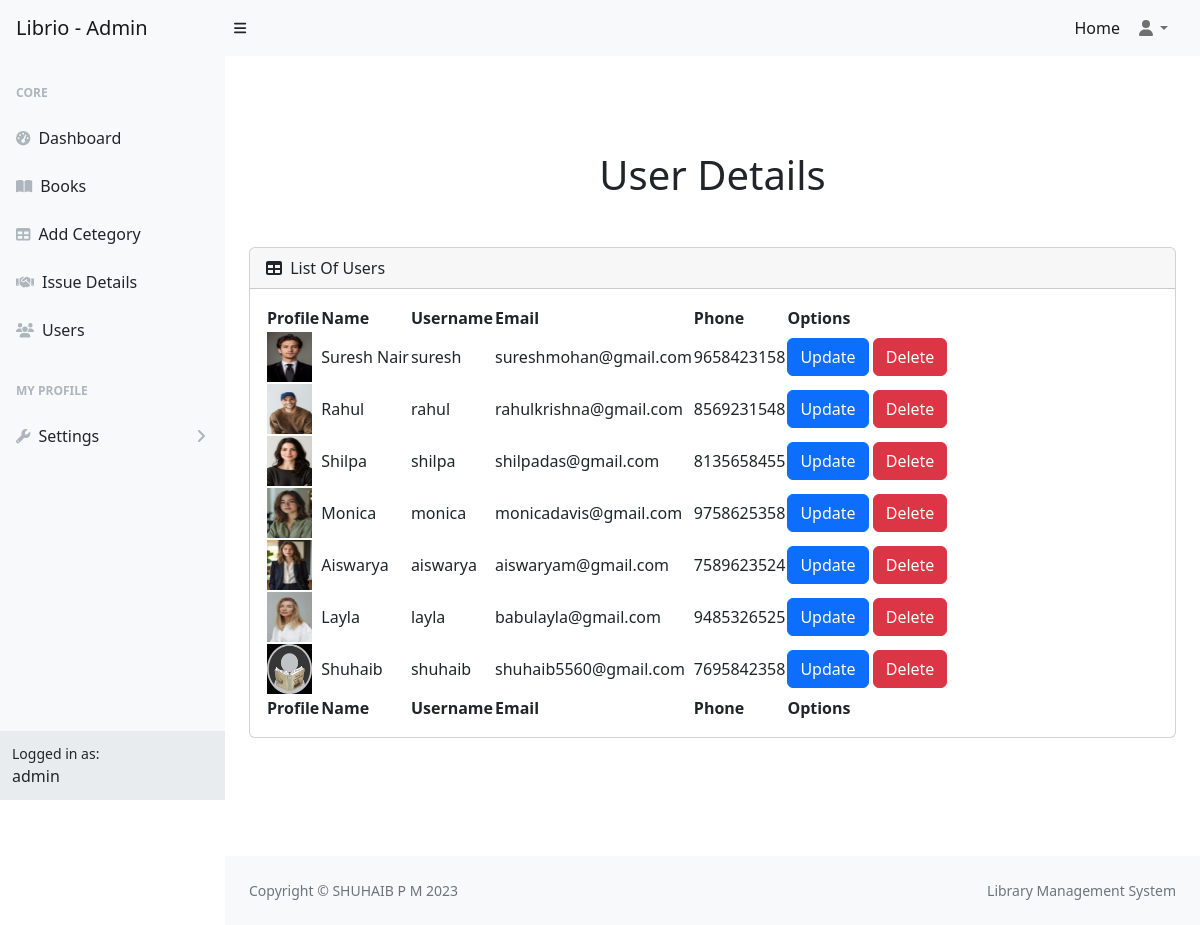
Before: /user/ (signed in) with the older database file.
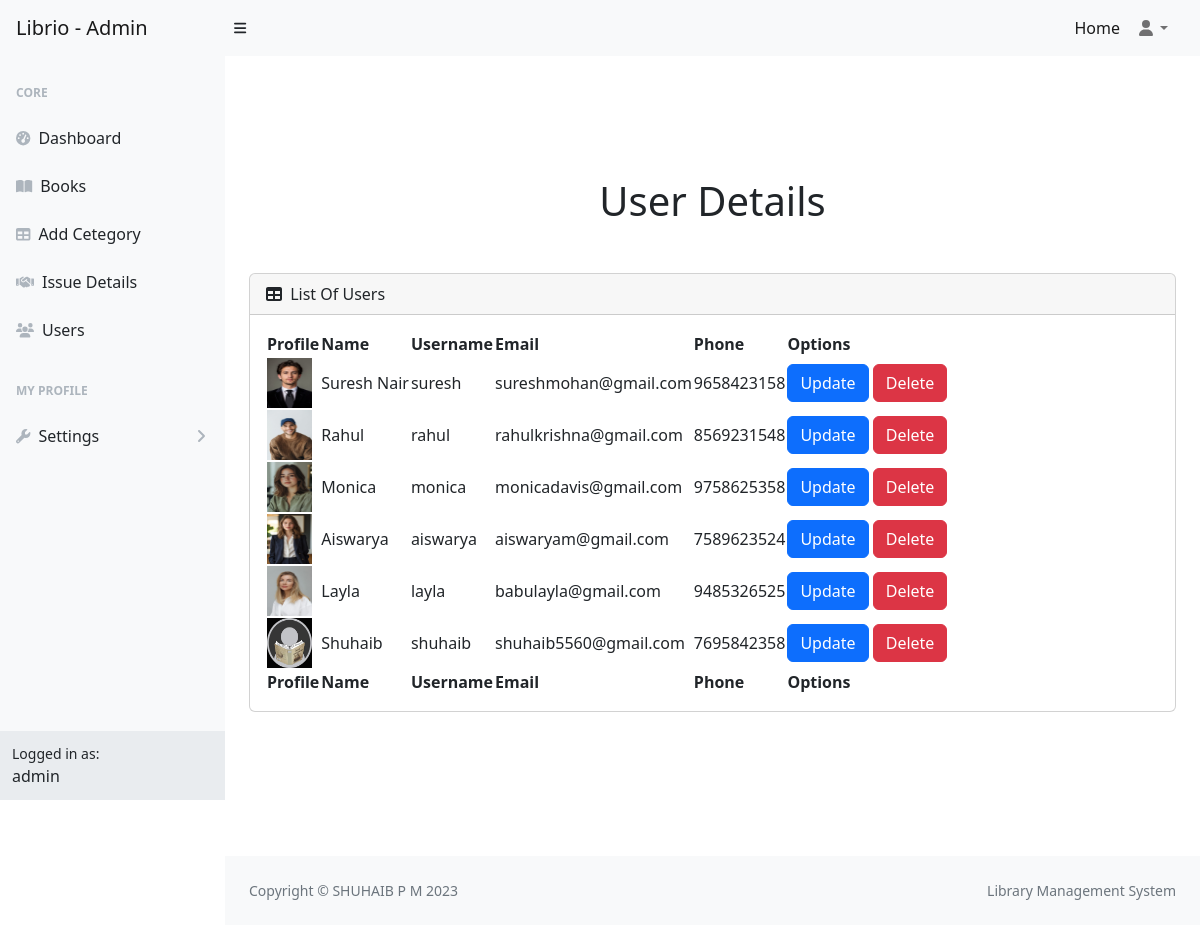
After: the same page with the newer database file.
### libraryApp/models.py (models this page shows, shortened)
class User(AbstractUser):
    email=models.EmailField(unique=True)
    option = (
        ('user','user'),
        ('staff','staff')
    )
    phone=models.CharField(max_length=15)
    role=models.CharField(max_length=100,choices=option,default="user")
    profile=models.ImageField(upload_to="profile",default="profile/default.jpg",null=True,blank=True)
    otp=models.CharField(max_length=20)
    is_verified=models.BooleanField(default=False)

### libraryApp/views.py (the view)
# urls.py: path("user/",views.UserDetailsView.as_view(),name="user"),
@method_decorator(login_required,name="dispatch")
class UserDetailsView(View):
    def get(self,request):
        users=User.objects.filter(role="user")
        return render(request,"userdetail.html",{"users":users})

### libraryApp/authentication.py (called while the page is built)
def login_required(fn):
    def wrapper(request, *args, **kwargs):
        if request.user.is_authenticated and request.user.role != "user" :
            return fn(request, *args, **kwargs)
        else:
            messages.warning(request,"You Must Login First")
            return redirect("login")
    return wrapper

### libraryApp/context_processor.py (called while the page is built)
def library_status(request):
    total_books = Book.objects.count()
    total_copies = Book.objects.aggregate(total=models.Sum("total_copy"))["total"] or 0
    avl_books = Book.objects.aggregate(total=models.Sum("avl_copy"))["total"] or 0
    issued_books = Issue.objects.exclude(status="returned").count()
    overdue_books=Issue.objects.filter(status="overdue").count()
    return {
        "total_books": total_books,
        "total_copies": total_copies,
        "avl_books": avl_books,
        "issued_books": issued_books,
        "overdue_books": overdue_books,
    }

### libraryApp/templates/userdetail.html
{% extends 'dashboard.html' %}
{% block main %}
<div class="d-flex flex-column w-100 min-vh-100 align-items-center justify-content-center">
    <h1 class="mb-5">User Details</h1>
    <div class="container-fluid px-4">
        <div id="section-table" class="card mb-4">
            <div class="card-header">
                <i class="fas fa-table me-1"></i>
                List Of Users
            </div>
            <div class="card-body">
                <table id="datatablesSimple" class="datatable">
                    <thead>
                        <tr>
                            <th>Profile</th>
                            <th>Name</th>
                            <th>Username</th>
                            <th>Email</th>
                            <th>Phone</th>
                            <th>Options</th>
                        </tr>
                    </thead>
                    <tfoot>
                        <tr>
                            <th>Profile</th>
                            <th>Name</th>
                            <th>Username</th>
                            <th>Email</th>
                            <th>Phone</th>
                            <th>Options</th>
                        </tr>
                    </tfoot>
                    <tbody>
                        {% for user in users %}
                        <tr>
                            <td>
                                <img src="{{user.profile.url}}" height="50px" width="45px" alt="img">
                            </td>
                            <td>{{user.first_name}}</td>
                            <td>{{user.username}}</td>
                            <td>{{user.email}}</td>
                            <td>{{user.phone}}</td>
                            <td>
                                <a href="{% url 'userupdate' user.id %}" class="btn btn-primary">Update</a>
                                <a href="{% url 'userdelete' user.id %}" class="btn btn-danger">Delete</a>
                            </td>
                        </tr>
                        {% endfor %}
                    </tbody>
                </table>
            </div>
        </div>
    </div>
</div>
{% endblock %}

Changed rows visible on the page:
no longer on this page (row edited): User: profile (picture), first_name "Shilpa", username "shilpa", email "shilpadas@gmail.com", phone "8135658455"
